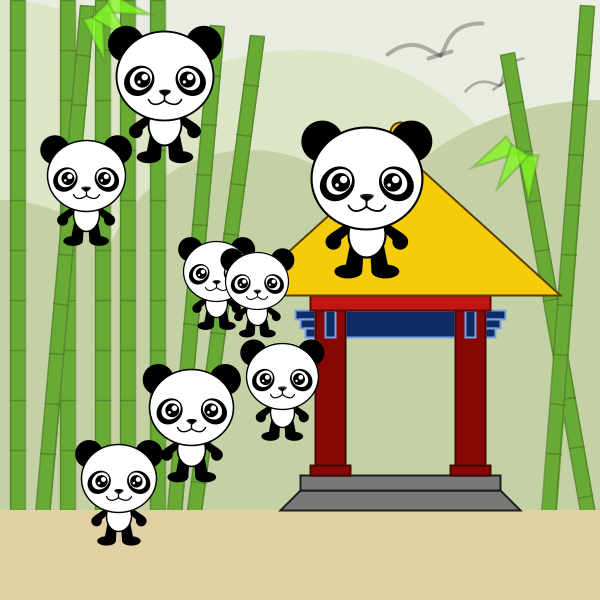
Frame 1 (no input)
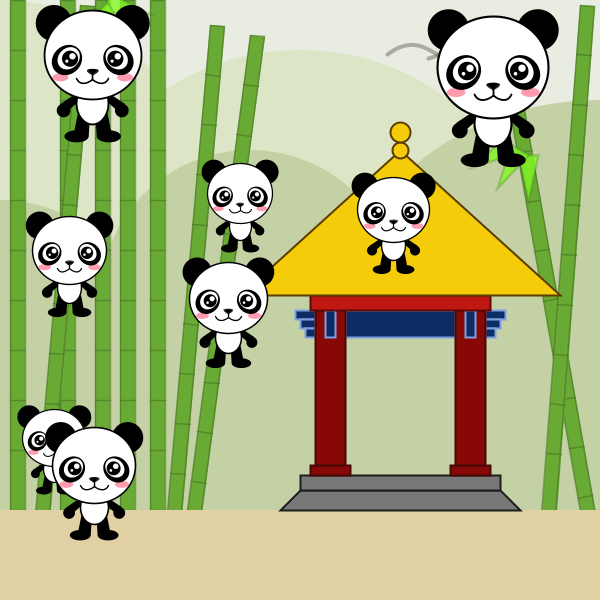
Frame 60 (the mouse pressed at the canvas centre just before this capture)
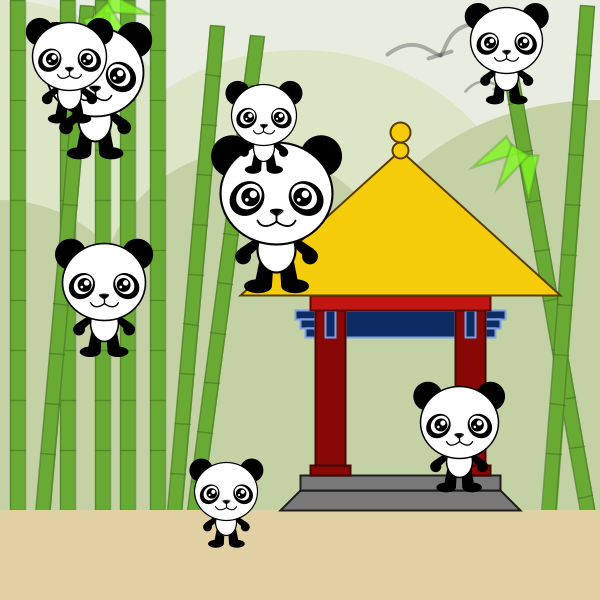
Frame 120 (the mouse held since frame 60 and released just before this capture)

The Processing sketch that drew these frames (run headless with seeded random() and noise(); from frame 60 on, the mouse is pressed at the canvas centre):

// Processing sketch: processing_45046
// ── processing_45046.pde

int NUM_PANDAS = 8;   //parallel arrays*
float [] xPos;
float [] yPos;
float [] xVel;
float [] yVel;
float [] scaleFactor;

void setup() {
  size(600, 600);
  smooth();
  background(255);

  // allocate space for array
  xPos = new float[NUM_PANDAS];
  yPos = new float[NUM_PANDAS];
  xVel = new float[NUM_PANDAS];
  yVel = new float[NUM_PANDAS];
  scaleFactor = new float[NUM_PANDAS];

  for (int i = 0; i < NUM_PANDAS; i++) {
    xPos [i] = random(72, width - 72);
    yPos [i] = random(86, height - 86);
    xVel [i] = random(-4, 4);
    yVel [i] = random(-4, 4);
    scaleFactor[i] = random(0.5, 1);
  }
}

void draw() {
  background(255);


  //Call the scene
  drawScene();

  //Call characters
  for (int i = 0; i < NUM_PANDAS; i++) {

    drawPanda(boolean(frameCount / 20 % 2), xPos[i], yPos[i], scaleFactor[i]);

    //make the panda move by updating position
    xPos[i] += xVel[i];  // created in the for loop so move for each object*
    yPos[i] += yVel[i];

    //check walls
    if (xPos[i] > width - 72 * scaleFactor[i] || xPos[i] < 0 + 72 * scaleFactor[i]) {  //mutiply by scaleFactor both times!!!
      xVel[i] *= -1;
    }
    if (yPos[i] > height - 86 * scaleFactor[i] || yPos[i] < 0 + 86 * scaleFactor[i]) {
      yVel[i] *= -1;
    }
  }
}

void drawScene() {
  //Draw the upper background
  noStroke();
  colorMode(HSB, 360, 100, 100);
  fill(78, 5, 93);
  rect(0, 0, 600, 500);

  colorMode(RGB, 255, 255, 255);
  fill(220, 229, 197);
  ellipse(300, 250, 450, 400);
  ellipse(0, 200, 400, 400);
  fill(196, 209, 164);
  arc(250, 300, 300, 300, -PI, 0);
  arc(600, 300, 500, 400, -PI, 0);
  arc(0, 350, 300, 300, -PI/2, PI/2);
  rect(0, 300, 600, 210);

  //Draw the big wild goose
  pushMatrix();
  translate(440, 55);
  rotate(-PI/10);

  stroke(70, 100);
  strokeWeight(4);
  noFill();
  line(-12, 0, 12, 0);
  curve(-200, 70, -50, -17, 0, 0, 0, 10);
  curve(200, 70, 50, -17, 0, 0, 0, 10);

  popMatrix();

  //Draw the small wild goose
  pushMatrix();
  translate(500, 85);
  rotate(-PI/6);
  scale((float)2/3);

  stroke(70, 100);
  strokeWeight(4);
  noFill();
  line(-12, 0, 12, 0);
  curve(-200, 70, -50, -17, 0, 0, 0, 10);
  curve(200, 70, 50, -17, 0, 0, 0, 10);
  scale((float)3/2);

  popMatrix();

  //Draw the 1st vertical bamboo

  pushMatrix();
  translate(150, 0);
  stroke(71, 113, 38, 150);
  strokeWeight(1.5);
  fill(104, 170, 52);
  rect(0, 0, 15, 510);
  line(0, 50, 15, 50);
  line(0, 100, 15, 100);
  line(0, 150, 15, 150);
  line(0, 200, 15, 200);
  line(0, 250, 15, 250);
  line(0, 300, 15, 300);
  line(0, 350, 15, 350);
  line(0, 400, 15, 400);
  line(0, 450, 15, 450);
  popMatrix();

  //Draw the 2nd vertical bamboo
  pushMatrix();
  translate(120, 0);
  stroke(71, 113, 38, 150);
  fill(104, 170, 52);
  rect(0, 0, 15, 510);
  line(0, 50, 15, 50);
  line(0, 100, 15, 100);
  line(0, 150, 15, 150);
  line(0, 200, 15, 200);
  line(0, 250, 15, 250);
  line(0, 300, 15, 300);
  line(0, 350, 15, 350);
  line(0, 400, 15, 400);
  line(0, 450, 15, 450);
  popMatrix();

  //Draw the 3rd vertical bamboo
  pushMatrix();
  translate(95, 0);
  stroke(71, 113, 38, 150);
  fill(104, 170, 52);
  rect(0, 0, 15, 510);
  line(0, 50, 15, 50);
  line(0, 100, 15, 100);
  line(0, 150, 15, 150);
  line(0, 200, 15, 200);
  line(0, 250, 15, 250);
  line(0, 300, 15, 300);
  line(0, 350, 15, 350);
  line(0, 400, 15, 400);
  line(0, 450, 15, 450);
  popMatrix();

  //Draw the 4th vertical bamboo
  pushMatrix();
  translate(60, 0);
  stroke(71, 113, 38, 150);
  fill(104, 170, 52);
  rect(0, 0, 15, 510);
  line(0, 50, 15, 50);
  line(0, 100, 15, 100);
  line(0, 150, 15, 150);
  line(0, 200, 15, 200);
  line(0, 250, 15, 250);
  line(0, 300, 15, 300);
  line(0, 350, 15, 350);
  line(0, 400, 15, 400);
  line(0, 450, 15, 450);
  popMatrix();

  //Draw the 5th vertical bamboo
  pushMatrix();
  translate(10, 0);
  stroke(71, 113, 38, 150);
  fill(104, 170, 52);
  rect(0, 0, 15, 510);
  line(0, 50, 15, 50);
  line(0, 100, 15, 100);
  line(0, 150, 15, 150);
  line(0, 200, 15, 200);
  line(0, 250, 15, 250);
  line(0, 300, 15, 300);
  line(0, 350, 15, 350);
  line(0, 400, 15, 400);
  line(0, 450, 15, 450);
  popMatrix();

  //Draw the 1st right diagonal bamboo
  pushMatrix();
  translate(250, 35);
  rotate(PI/24);
  stroke(71, 113, 38, 150);
  fill(104, 170, 52);
  rect(0, 0, 15, 510);
  line(0, 50, 15, 50);
  line(0, 100, 15, 100);
  line(0, 150, 15, 150);
  line(0, 200, 15, 200);
  line(0, 250, 15, 250);
  line(0, 300, 15, 300);
  line(0, 350, 15, 350);
  line(0, 400, 15, 400);
  line(0, 450, 15, 450);
  popMatrix();

  //Draw the 2nd right diagonal bamboo
  pushMatrix();
  translate(80, 5);
  rotate(PI/36);
  stroke(71, 113, 38, 150);
  fill(104, 170, 52);
  rect(0, 0, 15, 510);
  line(0, 50, 15, 50);
  line(0, 100, 15, 100);
  line(0, 150, 15, 150);
  line(0, 200, 15, 200);
  line(0, 250, 15, 250);
  line(0, 300, 15, 300);
  line(0, 350, 15, 350);
  line(0, 400, 15, 400);
  line(0, 450, 15, 450);
  popMatrix();

  //Draw the 3rd right diagonal bamboo
  pushMatrix();
  translate(210, 25);
  rotate(PI/36);
  stroke(71, 113, 38, 150);
  fill(104, 170, 52);
  rect(0, 0, 15, 510);
  line(0, 50, 15, 50);
  line(0, 100, 15, 100);
  line(0, 150, 15, 150);
  line(0, 200, 15, 200);
  line(0, 250, 15, 250);
  line(0, 300, 15, 300);
  line(0, 350, 15, 350);
  line(0, 400, 15, 400);
  line(0, 450, 15, 450);
  popMatrix();

  //Draw the 1st left diagonal bamboo
  pushMatrix();
  translate(500, 55);
  rotate(-PI/18);
  stroke(71, 113, 38, 150);
  fill(104, 170, 52);
  rect(0, 0, 15, 510);
  line(0, 50, 15, 50);
  line(0, 100, 15, 100);
  line(0, 150, 15, 150);
  line(0, 200, 15, 200);
  line(0, 250, 15, 250);
  line(0, 300, 15, 300);
  line(0, 350, 15, 350);
  line(0, 400, 15, 400);
  line(0, 450, 15, 450);
  popMatrix();

  //Draw the 2nd left diagonal bamboo
  pushMatrix();
  translate(580, 5);
  rotate(PI/42);
  stroke(71, 113, 38, 150);
  fill(104, 170, 52);
  rect(0, 0, 15, 510);
  line(0, 50, 15, 50);
  line(0, 100, 15, 100);
  line(0, 150, 15, 150);
  line(0, 200, 15, 200);
  line(0, 250, 15, 250);
  line(0, 300, 15, 300);
  line(0, 350, 15, 350);
  line(0, 400, 15, 400);
  line(0, 450, 15, 450);
  popMatrix();

  //Draw the ground background
  noStroke();
  fill(224, 208, 163);
  rect(0, 510, 600, 90);

  //Draw the pavilion - stage
  stroke(30);
  strokeWeight(2);
  fill(120);
  quad(300, 490, 500, 490, 520, 510, 280, 510);
  rect(300, 475, 200, 15);

  //Draw the main beams
  stroke(126, 160, 227);
  fill(14, 44, 100);

  rect(345, 310, 110, 27);

  rect(295, 310, 20, 9);
  rect(300, 319, 15, 9);
  rect(305, 328, 10, 9);

  rect(485, 310, 20, 9);
  rect(485, 319, 15, 9);
  rect(485, 328, 10, 9);

  //Draw the pillars
  stroke(70, 8, 5);
  fill(135, 8, 5);

  rect(310, 465, 40, 10);
  rect(450, 465, 40, 10);

  rect(315, 310, 30, 155);
  rect(455, 310, 30, 155);

  //Draw the two detailed beam heads
  stroke(126, 160, 227);
  fill(14, 44, 100);
  rect(325, 310, 10, 27);
  rect(465, 310, 10, 27);

  //Draw the beam under the top of the pavilion
  stroke(95, 8, 5);
  fill(193, 23, 18);
  rect(310, 295, 180, 15);

  //Draw the top of the pavilion
  stroke(90, 60, 0);
  fill(245, 204, 10);
  triangle(400, 150, 240, 295, 560, 295);
  ellipse(400, 150, 16, 16);
  ellipse(400, 132, 20, 20);

  //Draw 1st set of 3 leaves
  pushMatrix();
  translate(100, 10);
  rotate(-PI/4);

  stroke(71, 113, 38, 70);
  strokeWeight(2.5);
  fill(130, 247, 35, 200);

  //draw the lower right leaf
  pushMatrix();
  translate(10, 0);
  rotate(-PI/6);
  triangle(-10, 0, 10, 0, 0, 45);
  popMatrix();

  //draw the lower left leaf
  pushMatrix();
  translate(-10, 0);
  rotate(PI/6);
  triangle(-10, 0, 10, 0, 0, 45);
  popMatrix();

  //draw the upper middle leaf
  triangle(-10, 0, 10, 0, 0, 45);

  popMatrix();

  //Draw 2nd set of 3 leaves
  pushMatrix();
  translate(520, 150);
  rotate(PI/6);

  stroke(71, 113, 38, 70);
  strokeWeight(2.5);
  fill(130, 247, 35, 200);

  //draw the lower right leaf
  pushMatrix();
  translate(10, 0);
  rotate(-PI/6);
  triangle(-10, 0, 10, 0, 0, 45);
  popMatrix();

  //draw the lower left leaf
  pushMatrix();
  translate(-10, 0);
  rotate(PI/6);
  triangle(-10, 0, 10, 0, 0, 45);
  popMatrix();

  //draw the upper middle leaf
  triangle(-10, 0, 10, 0, 0, 45);

  popMatrix();
}

void drawPanda(boolean cheeksDown, float xPos, float yPos, float scaleAmount) {
  pushMatrix();

  translate(xPos, yPos); //using parameters x,y
  scale(scaleAmount); //using parameter pandaScale

  smooth();

  //Draw the hands
  noStroke();
  fill(0);
  quad(-25, 30, -10, 30, -30, 48, -40, 40);
  quad(25, 30, 10, 30, 30, 48, 40, 40);
  ellipse(-36, 48, 17, 17);
  ellipse(36, 48, 17, 17);

  //Draw the legs
  noStroke();
  fill(0);
  quad(-3, 50, -18, 50, -25, 85, -5, 80);
  quad(3, 50, 18, 50, 25, 85, 5, 80);
  ellipse(-20, 80, 30, 15);
  ellipse(20, 80, 30, 15);

  //Draw the body
  stroke(0);
  strokeWeight(2.3);
  fill(255);
  ellipse(0, 40, 40, 50);

  //Draw the ears
  noStroke();
  fill(0);
  ellipse(-48, -60, 45, 45);
  ellipse(48, -60, 45, 45);

  //Draw the head
  stroke(0);
  strokeWeight(2.3);
  fill(255);
  ellipse(0, -20, 120, 110);

  if (cheeksDown) {
    //Draw the pink cheek
    noStroke();
    fill(255, 0, 50, 100);
    ellipse(-40, 7, 20, 10);
    ellipse(40, 7, 20, 10);
  }
  
  //Draw the eyes black background
  pushMatrix();
  translate(0, -25);
  rotate(-PI/4);

  noStroke();
  fill(0);
  ellipse(-30, -15, 40, 35);
  rotate(PI/2);
  ellipse(30, -15, 40, 35);

  popMatrix();

  //Draw the eyes white background
  pushMatrix();
  translate(0, -25);
  rotate(-PI/4);

  noStroke();
  fill(255);
  ellipse(-27, -15, 30, 25);
  rotate(PI/2);
  ellipse(27, -15, 30, 25);

  popMatrix();


  //Draw the black eyeballs
  noStroke();
  fill(0);
  ellipse(-28, -16, 20, 20);
  ellipse(28, -16, 20, 20);

  //Draw the big eyes highlight
  noStroke();
  fill(255);
  ellipse(-25, -19, 8, 8);
  ellipse(31, -19, 8, 8);

  //Draw the small eyes highlight
  ellipse(-32, -13, 4, 4);
  ellipse(24, -13, 4, 4);

  //Draw the nose
  stroke(0);
  strokeWeight(0.2);
  fill(0);
  triangle(-7, -2, 7, -2, 0, 5);
  curve(-10, 10, -7, -2, 7, -2, 10, 10);
  curve(7, -10, -7, -2, 0, 5, 7, 10);
  curve(-7, -10, 7, -2, 0, 5, -7, 10);

  //Draw the mouth
  stroke(0);
  strokeWeight(2);
  noFill();
  line(0, 5, 0, 10);
  curve(-30, -55, -20, 9, 0, 10, 0, -10);
  curve(0, -10, 0, 10, 20, 9, 30, -55);

  popMatrix();
}
